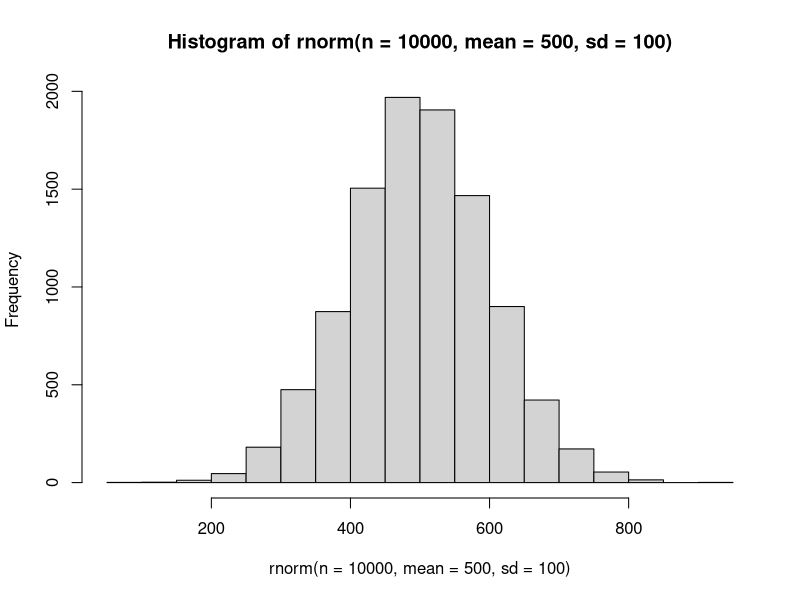
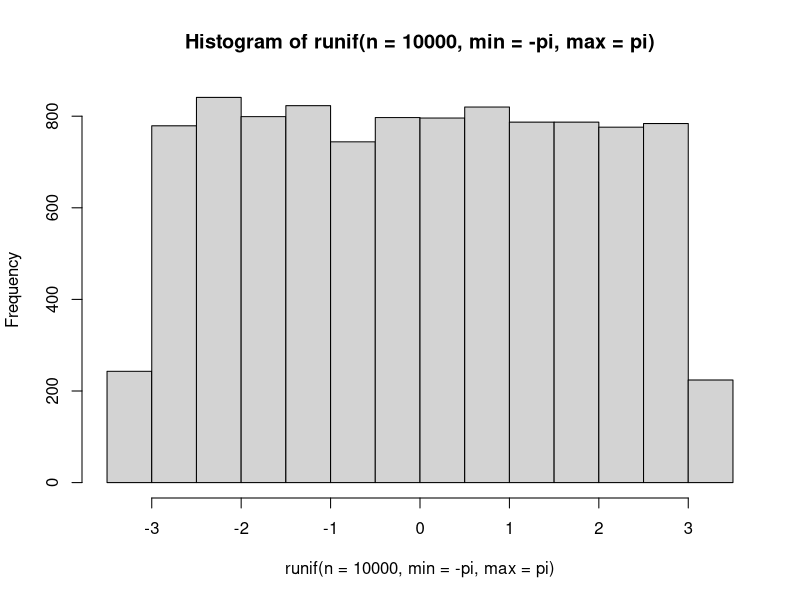
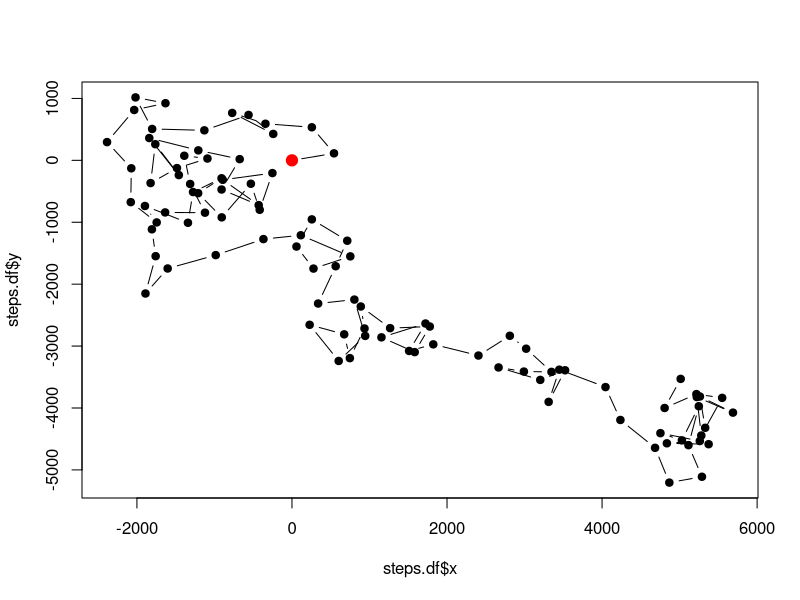
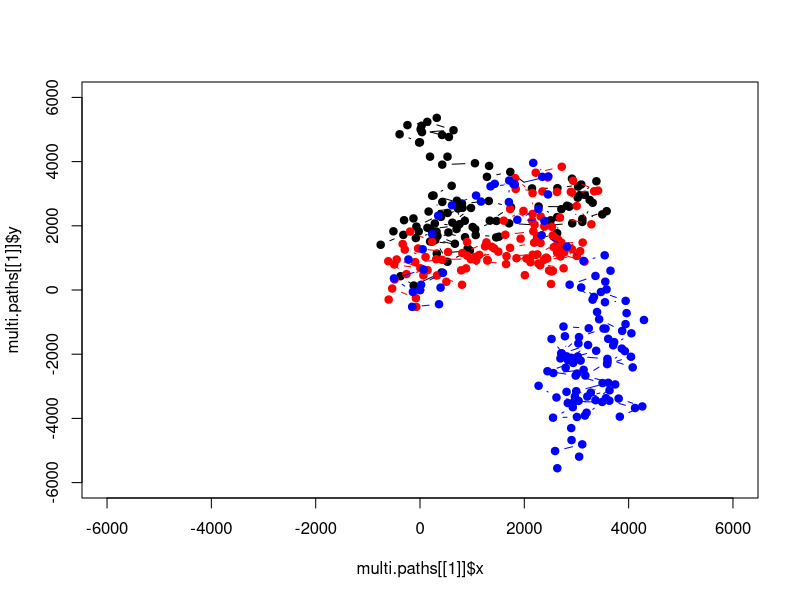

Write R code to recreate these figures, in order.
## ---- chunk 1
knitr::opts_chunk$set(echo = TRUE)
## ---- chunk 2
hist(rnorm(n=10000, mean=500, sd=100))
## ---- chunk 3
pi = 3.141593
hist(runif(n=10000, min=-pi, max=pi))
## ---- chunk 4
movement <- function(xy, step, heading) {
  
  #First we need to define pi
  pi = 3.141593
  
  #Then we split the starting point into an x_init and y_init
  x_init <- xy[1,1]
  y_init <- xy[1,2]
  
  #Here we translate the negative pi values into positive values
  #The headings now range from 0 to 2*pi
  if (heading < 0) {
    heading <- abs(heading) + pi
  }
  
  #Using this heading, and our sin function, we can solve for the change in y
  #Then we want to create a new value where we alter the starting y value
  y_change <- sin(heading)*step
  y_new <- y_init + y_change
  
  #The use cosine to determine the movement in x direction
  x_change <- cos(heading)*step
  x_new <- x_init + x_change

  #Finally, we create a data frame and save our new coordinates
  move.temp <- as.data.frame(matrix(0,1,4))
  move.temp[1,1] <- x_new
  move.temp[1,2] <- y_new
  move.temp[1,3] <- step
  move.temp[1,4] <- heading
  
  return(move.temp)
}
## ---- chunk 5
steps.df <- data.frame(matrix(0,100,4))
colnames(steps.df) <- c("x", "y", "step.length", "turn.angle")

for (i in 2:100) {
  step <- rnorm(n=1, mean=500, sd=100)
  heading <- runif(n=1, min=-pi, max=pi)
  next.pt <- movement(steps.df[(i-1),1:2], step, heading)
  steps.df[i,] <- next.pt
}

head(steps.df)
plot(steps.df$x, steps.df$y, pch=19, type='b')
points(steps.df$x[1], steps.df$y[1], pch=19, col='red', cex=1.5)
## ---- chunk 6
multi.move <- function(N, x) {
  all.paths <- list()
  
  for (j in 1:N) {
    steps.df <- data.frame(matrix(0,100,4))
    colnames(steps.df) <- c("x", "y", "step.length", "turn.angle")

    for (i in 2:x[j]) {
      step <- rnorm(n=1, mean=500, sd=100)
      heading <- runif(n=1, min=-pi, max=pi)
      next.pt <- movement(steps.df[(i-1),1:2], step, heading)
      steps.df[i,] <- next.pt
    }
    
    all.paths[[j]] <- steps.df
  }
  return(all.paths)
}
## ---- chunk 7
multi.paths <- multi.move(3, c(100,110,120))
dim(multi.paths[[2]])
plot(multi.paths[[1]]$x, multi.paths[[1]]$y, pch=19, type='b', ylim=c(-6000,6000), xlim=c(-6000,6000))
points(multi.paths[[2]]$x, multi.paths[[2]]$y, pch=19, type='b', col='red')
points(multi.paths[[3]]$x, multi.paths[[3]]$y, pch=19, type='b', col='blue')
## ---- chunk 8
N = 3
start.pts <- data.frame(matrix(0,N,2))
colnames(start.pts) <- c("x", "y")
start.pts$x <- runif(n=N, min=-500, max=500)
start.pts$y <- runif(n=N, min=-500, max=500)
## ---- chunk 9
multi.move2 <- function(N, x, start.pts) {
  all.paths <- list()
  
  for (j in 1:N) {
    steps.df <- data.frame(matrix(0,100,4))
    steps.df[1,1:2] <- start.pts[j,]
    colnames(steps.df) <- c("x", "y", "step.length", "turn.angle")

    for (i in 2:x[j]) {
      step <- rnorm(n=1, mean=500, sd=100)
      heading <- runif(n=1, min=-pi, max=pi)
      next.pt <- movement(steps.df[(i-1),1:2], step, heading)
      steps.df[i,] <- next.pt
    }
    
    all.paths[[j]] <- steps.df
  }
  return(all.paths)
}
